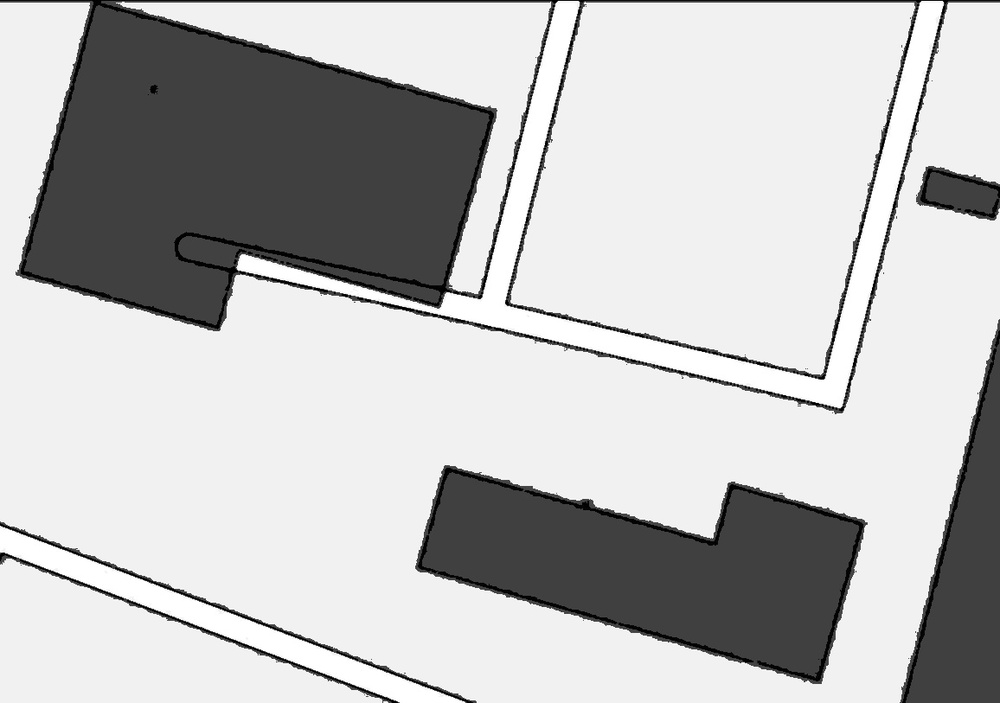
#> input picture DataSet/img_correction/output_image1.jpg, 1000 x 703 px, shrunk from 1156 x 813 before the run
$ python image_recognition.py
#> lines starting #> are read from the running program, lines starting #| are printed output that depends on the picture; after the words box and inside, x2 and y2 are one past the last pixel; in counts of white or black regions, pixels touching at a corner belong together
import cv2
from matplotlib import pyplot as plt
import numpy as np

def image_read(FileIm):
#> called with FileIm = 'img_correction/output_image1.jpg'
    image = cv2.imread(FileIm)
#> image is the input picture: shape (703, 1000, 3); min 0, max 255, mean 190.4
    plt.imshow(image)
    plt.show()
    return image

def kmeans_clustering(image):
    # Convert color space from BGR to RGB
    image_rgb = cv2.cvtColor(image, cv2.COLOR_BGR2RGB)

    # Convert pixel array to one-dimensional array
    pixel_values = image_rgb.reshape((-1, 3))

    # K-Means clustering
    k = 3  # Number of clusters
    criteria = (cv2.TERM_CRITERIA_EPS + cv2.TERM_CRITERIA_MAX_ITER, 100, 0.2)
    _, labels, centers = cv2.kmeans(np.float32(pixel_values), k, None, criteria, 10, cv2.KMEANS_RANDOM_CENTERS)
#> centers = [[65.32, 65.32, 65.32], [240.9, 240.9, 240.9], [9.21, 9.21, 9.21]]

    # Convert cluster centers to integer type and transform them to BGR format
    centers = np.uint8(centers)
#> centers = [[65, 65, 65], [240, 240, 240], [9, 9, 9]]
    segmented_image = centers[labels.flatten()]

    # Convert image back to original shape
    segmented_image = segmented_image.reshape(image_rgb.shape)

    return segmented_image

def image_processing(image):
    gray = cv2.cvtColor(image, cv2.COLOR_BGR2GRAY)
    blurred = cv2.GaussianBlur(gray, (5, 5), 0)
    sharpened = cv2.addWeighted(gray, 1.5, blurred, -0.5, 0)
    _, thresh = cv2.threshold(sharpened, 0, 255, cv2.THRESH_BINARY_INV + cv2.THRESH_OTSU)
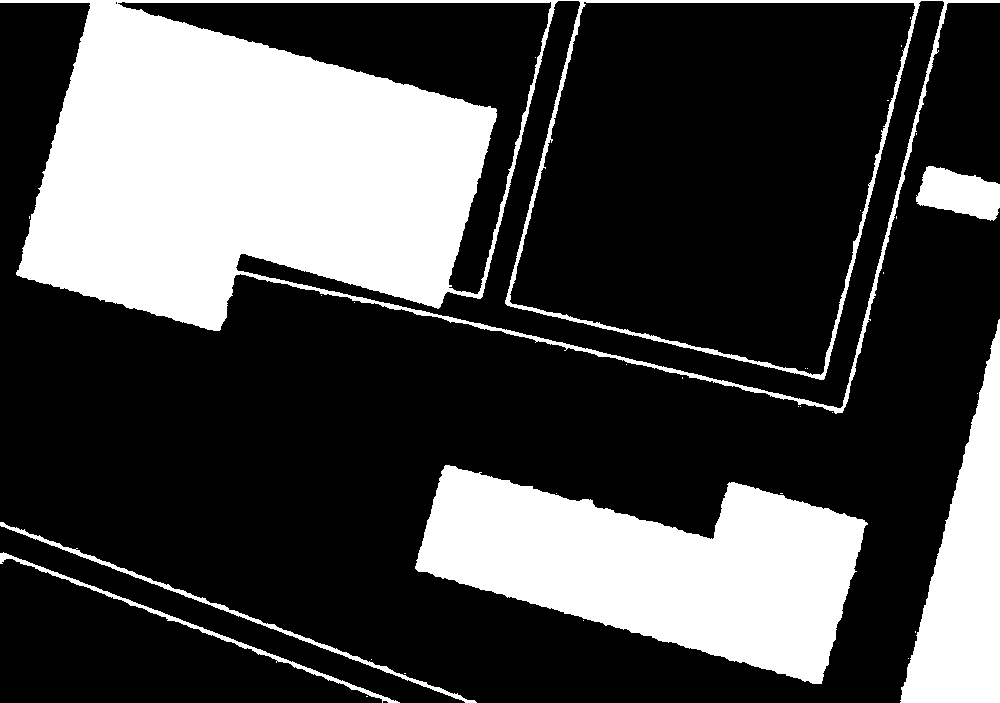
#> thresh: shape (703, 1000); 28.3% white; 33 white regions (27 under 20 px), largest, box (x1, y1, x2, y2) and area: (0, 0, 1000, 414) 116688, (415, 465, 868, 684) 55728, (900, 319, 1000, 703) 19470, (916, 166, 1000, 221) 3100, (0, 522, 477, 703) 2040, (0, 552, 400, 703) 1725
    kernel = cv2.getStructuringElement(cv2.MORPH_RECT, (5, 5))
    closed = cv2.morphologyEx(thresh, cv2.MORPH_CLOSE, kernel)
#> closed: shape (703, 1000); 28.4% white; 6 white regions
    return closed

def image_processing_window(image):
    gray = cv2.cvtColor(image, cv2.COLOR_BGR2GRAY)
    gray = cv2.GaussianBlur(gray, (3, 3), 0)
    edged = cv2.Canny(gray, 10, 250)
    plt.imshow(edged)
    plt.show()
    return edged

def image_contours(image_entrance):
    cnts = cv2.findContours(image_entrance.copy(), cv2.RETR_EXTERNAL, cv2.CHAIN_APPROX_SIMPLE)[0]
#> cnts = 6 contours; box (x1, y1, x2, y2) and area: (0, 0, 1000, 414) 285677, (415, 465, 868, 684) 55230, (900, 319, 1000, 703) 19057, (916, 166, 1000, 221) 3016, (0, 522, 477, 703) 1602, (0, 552, 400, 703) 1347
    return cnts

def image_recognition(image_entrance, image_cont, file_name):
    for c in image_cont:
        # Calculate contour area
        area = cv2.contourArea(c)

        # Discard contours with small area
        if area < 100:
            continue

        # Get coordinates of the bounding rectangle of the contour
        x, y, w, h = cv2.boundingRect(c)

        # Discard rectangles with relatively large aspect ratio
        if w > 3 * h:
            continue

        # Draw contour
        cv2.drawContours(image_entrance, [c], -1, (0, 255, 0), 2)

    cv2.imwrite(file_name, image_entrance)
    plt.imshow(cv2.cvtColor(image_entrance, cv2.COLOR_BGR2RGB))
    plt.axis('off')
    plt.show()

def find_keypoints_and_descriptors(image):
    gray = cv2.cvtColor(image, cv2.COLOR_BGR2GRAY)

    # Initialize descriptor
    orb = cv2.ORB_create()

    # Find keypoints and their descriptors
    keypoints, descriptors = orb.detectAndCompute(gray, None)

    return keypoints, descriptors

def match_keypoints(descriptors1, descriptors2):
    # Initialize BFMatcher with default settings
    bf = cv2.BFMatcher(cv2.NORM_HAMMING, crossCheck=True)

    # Find best matches between descriptors
    matches = bf.match(descriptors1, descriptors2)

    # Sort matches by distance
    matches = sorted(matches, key=lambda x: x.distance)

    return matches

def draw_matches(image1, image2, keypoints1, keypoints2, matches):
    # Display matches between keypoints on images
    matched_image = cv2.drawMatches(image1, keypoints1, image2, keypoints2, matches, None,
                                    flags=cv2.DrawMatchesFlags_NOT_DRAW_SINGLE_POINTS)

    plt.imshow(cv2.cvtColor(matched_image, cv2.COLOR_BGR2RGB))
    plt.axis('off')
    plt.show()

def calculate_matching_probability(matches, keypoints1, keypoints2):
    # Calculate total number of keypoints in both images
    total_keypoints = len(keypoints1) + len(keypoints2)

    # Calculate matching probability
    matching_probability = (len(matches) / total_keypoints) * 100

    return matching_probability

if __name__ == '__main__':
    # Read and display the first input image
    image_entrance1 = image_read("img_correction/output_image1.jpg")

    # Cluster the first image
    clustered_image1 = kmeans_clustering(image_entrance1)

    # Display the clustering results of the first image
    plt.imshow(clustered_image1)
    plt.title("Clustering Result (Image 1)")
    plt.axis('off')
    plt.show()

    # Process the first image
    image_exit1 = image_processing(clustered_image1)

    # Display the segmentation results of the first image
    plt.imshow(image_exit1, cmap='gray')
    plt.title("Segmentation Result (Image 1)")
    plt.axis('off')
    plt.show()

    # Find contours for the first image
    image_cont1 = image_contours(image_exit1)
#> image_cont1 has the same summary as cnts in image_contours

    # Recognize and display objects for the first image
    image_recognition(clustered_image1.copy(), image_cont1, "img_identification/image_recognition1.jpg")
#> the loop in image_recognition, `for c in image_cont:` made 6 passes
#> (area, x, y, w, h) on passes 1 to 6: (1347, 0, 552, 400, 151), (1601.5, 0, 522, 477, 181), (55230.5, 415, 465, 453, 219), (19057, 900, 319, 100, 384), (3015.5, 916, 166, 84, 55), (285677, 0, 0, 1000, 414)

    # Read and display the second input image
    image_entrance2 = image_read("img_correction/output_image2.jpg")
#> call 2 of image_read, with FileIm = 'img_correction/output_image2.jpg'
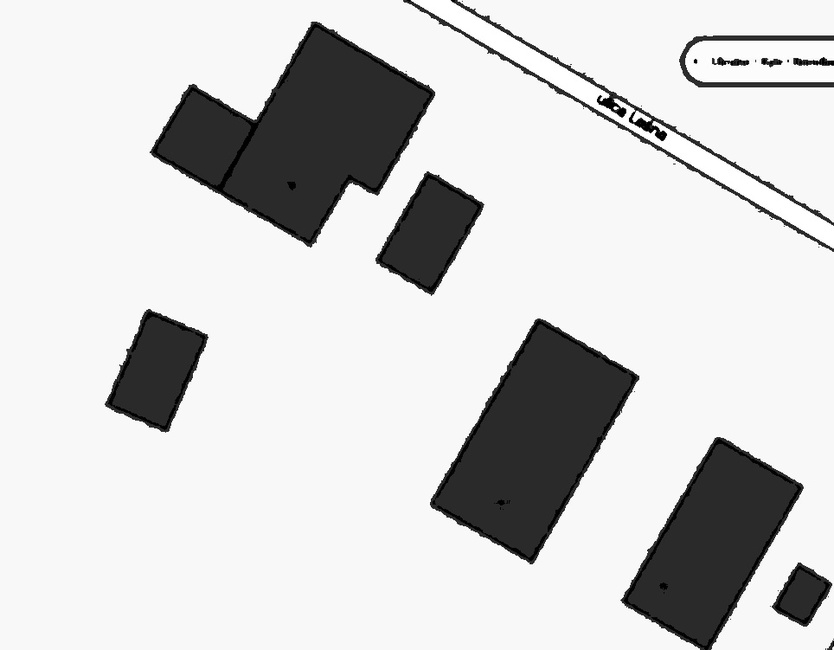
#> input picture DataSet/img_correction/output_image2.jpg, 834 x 650 px, shrunk from 964 x 751 before the run
#> in image_read, image is the input picture: shape (650, 834, 3); min 0, max 255, mean 209

    # Cluster the second image
    clustered_image2 = kmeans_clustering(image_entrance2)

    # Display the clustering results of the second image
    plt.imshow(clustered_image2)
    plt.title("Clustering Result (Image 2)")
    plt.axis('off')
    plt.show()

    # Process the second image
    image_exit2 = image_processing(clustered_image2)
#> in image_processing (call 2), `_, thresh = cv2.threshold(sharpened, 0, 255, cv2.THRESH_BINARY_INV + c..`:
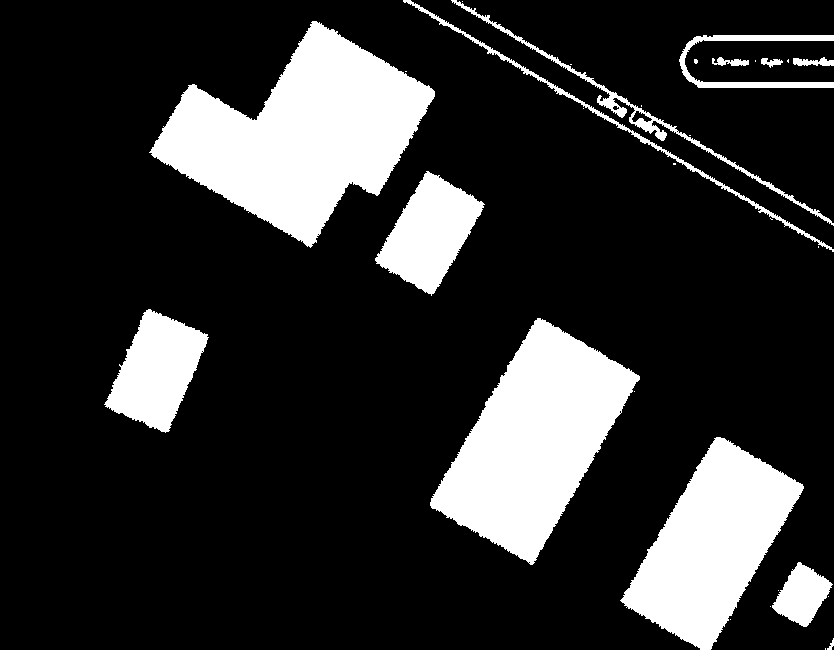
#> thresh: shape (650, 834); 18.8% white; 31 white regions (18 under 20 px), largest, box (x1, y1, x2, y2) and area: (149, 21, 435, 248) 32217, (430, 318, 640, 565) 26175, (620, 437, 804, 650) 19845
#> in image_processing (call 2), `kernel = cv2.getStructuringElement(cv2.MORPH_RECT, (5, 5))`: kernel = [[1, 1, 1, 1, 1], [1, 1, 1, 1, 1], [1, 1, 1, 1, 1], [1, 1, 1, 1, 1], [1, 1, 1, 1, 1]]
#> in image_processing (call 2), `closed = cv2.morphologyEx(thresh, cv2.MORPH_CLOSE, kernel)`:
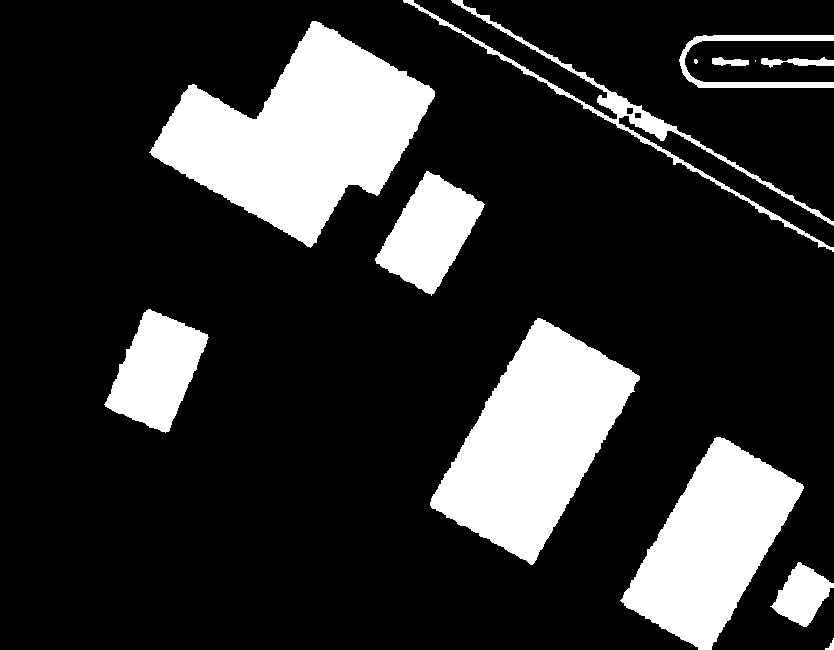
#> closed: shape (650, 834); 19% white; 13 white regions (2 under 20 px)

    # Display the segmentation results of the second image
    plt.imshow(image_exit2, cmap='gray')
    plt.title("Segmentation Result (Image 2)")
    plt.axis('off')
    plt.show()

    # Find contours for the second image
    image_cont2 = image_contours(image_exit2)
#> in image_contours (call 2), `cnts = cv2.findContours(image_entrance.copy(), cv2.RETR_EXTERNAL, cv2...`: cnts = 13 contours, 2 with area under 20; largest, box (x1, y1, x2, y2) and area: (149, 21, 435, 248) 31948, (430, 318, 640, 565) 25932, (620, 437, 804, 650) 19652, (104, 309, 209, 433) 7272, (375, 171, 485, 296) 7111
#> image_cont2 has the same summary as cnts in image_contours

    # Recognize and display objects for the second image
    image_recognition(clustered_image2.copy(), image_cont2, "img_identification/image_recognition2.jpg")
#> the loop in image_recognition (call 2), `for c in image_cont:` made 13 passes
#> (area, x, y, w, h) on passes 2, 3, 4, 5, 6, 9, 10, 11, 12, 13: (2168, 770, 562, 64, 65), (19652, 620, 437, 184, 213), (25932.5, 430, 318, 210, 247), (7272, 104, 309, 105, 124), (7111, 375, 171, 110, 125), (344, 761, 57, 73, 11), (186, 712, 57, 37, 9), (1616, 679, 35, 155, 53), (31948.5, 149, 21, 286, 227), (4026, 403, 0, 431, 252)
#> area on pass 1: 30
#> after the loop in image_recognition (call 2), `for c in image_cont:`:
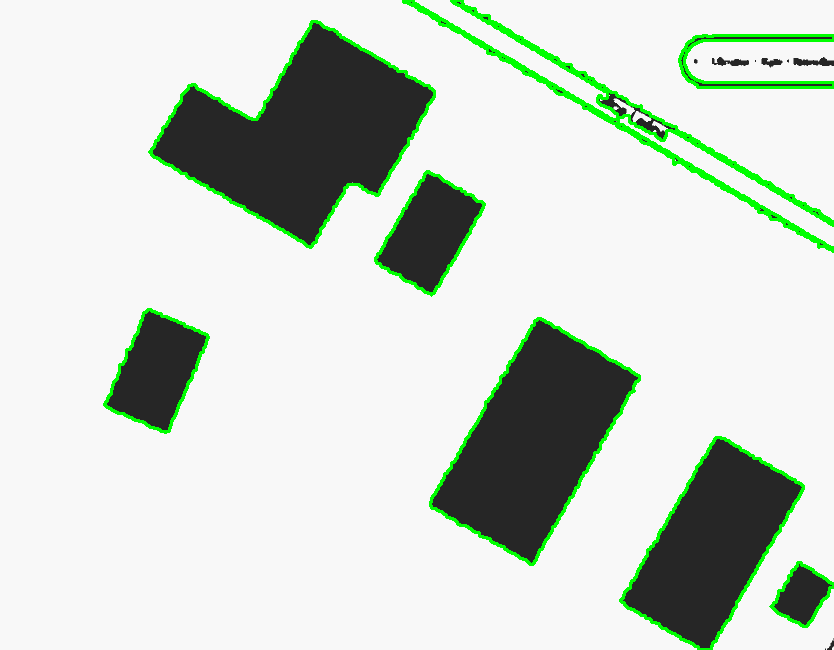
#> image_entrance: shape (650, 834, 3); mean of channels 0, 1, 2 204.2, 213.2, 204.2; drawn as B, G, R

    # Find keypoints and descriptors for both images
    keypoints1, descriptors1 = find_keypoints_and_descriptors(clustered_image1)
#> in find_keypoints_and_descriptors, `keypoints, descriptors = orb.detectAndCompute(gray, None)`: keypoints = 500 keypoints; strongest (x, y, size): (821, 378, 37.2), (821, 377, 44.6), (823, 378, 31), (839, 407, 37.2)
#> keypoints1 has the same summary as keypoints in find_keypoints_and_descriptors
    keypoints2, descriptors2 = find_keypoints_and_descriptors(clustered_image2)
#> in find_keypoints_and_descriptors (call 2), `keypoints, descriptors = orb.detectAndCompute(gray, None)`: keypoints = 500 keypoints; strongest (x, y, size): (715, 60, 37.2), (633, 109, 31), (638, 114, 53.6), (654, 124, 37.2)
#> keypoints2 has the same summary as keypoints in find_keypoints_and_descriptors

    # Compare descriptors
    matches = match_keypoints(descriptors1, descriptors2)
#> in match_keypoints, `matches = bf.match(descriptors1, descriptors2)`: matches = 80 matches
#> matches = 80 matches

    # Display matches between keypoints on images
    draw_matches(clustered_image1, clustered_image2, keypoints1, keypoints2, matches)
#> in draw_matches, `plt.show()`:
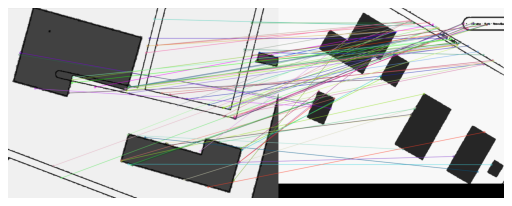
#> figure drawn by matplotlib, 1 panel; B, G, R data is drawn as R, G, B

    # Save the result to a file
    matched_image = cv2.drawMatches(clustered_image1, keypoints1, clustered_image2, keypoints2, matches, None,
                                    flags=cv2.DrawMatchesFlags_NOT_DRAW_SINGLE_POINTS)
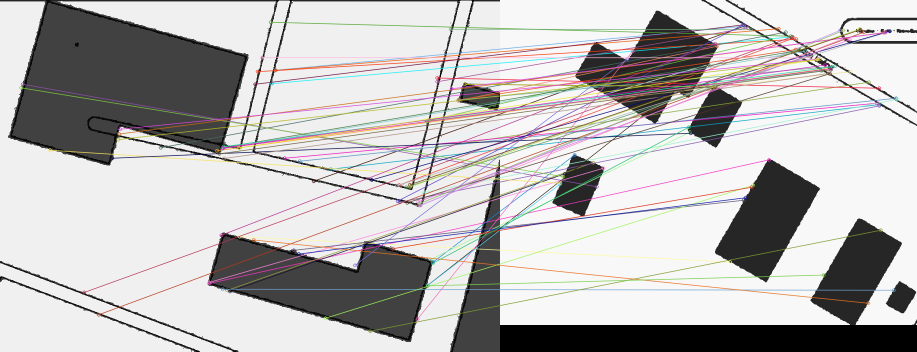
#> matched_image: shape (703, 1834, 3) (shown at 1/2 size); mean R, G, B 187.5, 185.5, 185.2
    cv2.imwrite("img_identification/matched_image.jpg", matched_image)

    # Calculate matching probability
    matching_probability = calculate_matching_probability(matches, keypoints1, keypoints2)
#> in calculate_matching_probability, `total_keypoints = len(keypoints1) + len(keypoints2)`: total_keypoints = 1000
#> in calculate_matching_probability, `matching_probability = (len(matches) / total_keypoints) * 100`: matching_probability = 8
#> matching_probability = 8
    print("Matching Probability:", matching_probability, "%")
#| Matching Probability: 8.0 %
